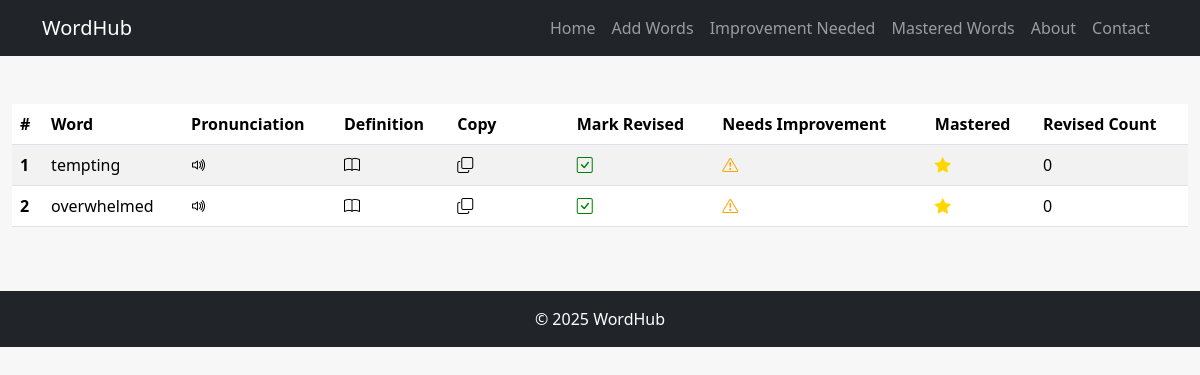
Screenshot of /mastered/ with the database file from the repository.
### words/models.py (models this page shows, shortened)
class Word(models.Model):
    word = models.CharField(max_length=100)
    meaning = models.TextField(blank=True, null=True)
    revised_count = models.PositiveIntegerField(default=0)
    need_improvement = models.BooleanField(default=False)
    is_mastered = models.BooleanField(default=False)
    created_date = models.DateField(auto_now_add=True)  # This will store the creation date

### words/views.py (the view)
# urls.py: path('mastered/', views.mastered_list, name='mastered_list'),
def mastered_list(request):
    words = Word.objects.filter(is_mastered=True)
    return render(request, "index.html", {"words": words})

### templates/index.html (shortened to what this page needs)
{% load static %}
<!DOCTYPE html>
<html lang="en">
<head>
    <link href="https://cdn.jsdelivr.net/npm/bootstrap@5.3.3/dist/css/bootstrap.min.css" rel="stylesheet" />
    <link rel="stylesheet" href="https://cdn.jsdelivr.net/npm/bootstrap-icons@1.11.1/font/bootstrap-icons.css">
    <link rel="stylesheet" href="{% static 'css/style.css' %}" />
</head>
<body>
    <nav class="navbar navbar-expand-lg navbar-dark bg-dark">
        <div class="container">
            <a class="navbar-brand" href="{% url 'home' %}">WordHub</a>
            <div class="collapse navbar-collapse" id="navMenu">
                <ul class="navbar-nav ms-auto">
                    <li class="nav-item"><a class="nav-link" href="{% url 'home' %}">Home</a></li>
                    <li class="nav-item"><a class="nav-link" href="{% url 'add_words_page' %}">Add Words</a></li>
                    <li class="nav-item"><a class="nav-link" href="{% url 'improvement_list' %}">Improvement Needed</a>
                    </li>
                    <li class="nav-item"><a class="nav-link" href="{% url 'mastered_list' %}">Mastered Words</a></li>
                    <li class="nav-item"><a class="nav-link" href="#">About</a></li>
                    <li class="nav-item"><a class="nav-link" href="#">Contact</a></li>
                </ul>
            </div>
        </div>
    </nav>
    <main class="container-fluid py-5">
        <div class="table-responsive">
            <table class="table table-striped w-100">
                <thead>
                    <tr>
                        <th>#</th>
                        <th>Word</th>
                        <th>Pronunciation</th>
                        <th>Definition</th>
                        <th>Copy</th>
                        <th>Mark Revised</th>
                        <th>Needs Improvement</th>
                        <th>Mastered</th>
                        <th>Revised Count</th>
                    </tr>
                </thead>
                <tbody>
                    {% for word in words %}
                    <tr class="row-hover" data-word-id="{{ word.id }}">
                        <th>{{ forloop.counter }}</th>
                        <td class="word-cell" {% if word.meaning %} data-bs-toggle="tooltip" title="{{ word.meaning }}"
                            {% endif %}>
                            {{ word.word }}
                        </td>
                        <td><i class="bi bi-volume-up speak-icon" style="cursor:pointer;"></i></td>
                        <td><i class="bi bi-book definition-icon" style="cursor:pointer;"></i></td>
                        <td>
                            <i class="bi bi-copy copy-icon" style="cursor:pointer;"></i>
                        </td>
                        <td>
                            <i class="bi bi-check-square mark-revised-icon" style="cursor:pointer; color: green;"></i>
                        </td>
                        <td>
                            <i class="bi
        {% if word.need_improvement %}bi-exclamation-triangle-fill{% else %}bi-exclamation-triangle{% endif %}
        improvement-icon" style="cursor:pointer; color: orange;" title="Mark as Needs Improvement">
                            </i>
                        </td>
                        <td>
                            <i class="bi
        {% if word.is_mastered %}bi-star-fill{% else %}bi-star{% endif %}
        mastered-icon" style="cursor:pointer; color: gold;" title="Mark as Mastered">
                            </i>
                        </td>
                        <td class="revised-count">{{ word.revised_count }}</td>
                    </tr>
                    {% endfor %}
                </tbody>
            </table>
        </div>
    </main>
    <footer class="bg-dark text-white text-center py-3">
        © 2025 WordHub
    </footer>
</body>
</html>

### static/css/style.css (style rules this page uses)
body { background-color: #f7f7f7; }

### rows the page displays
Word: word "tempting", need_improvement False (drawn), is_mastered True (drawn), revised_count "0"
Word: word "overwhelmed", need_improvement False (drawn), is_mastered True (drawn), revised_count "0"
